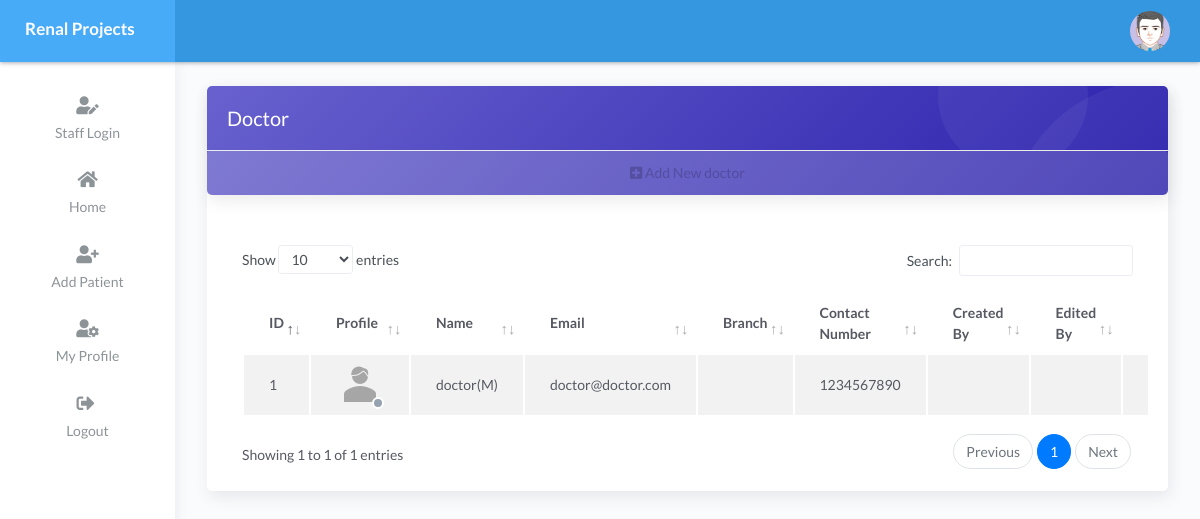
/user/doctor.php (signed in), run on the app's committed database.
### tables this page shows
CREATE TABLE `staff` (
  `name` text NOT NULL,
  `email` varchar(100) NOT NULL,
  `password` varchar(100) NOT NULL,
  `mono` bigint(30) NOT NULL,
  `id` int(11) NOT NULL,
  `createdby` text NOT NULL,
  `editedby` text NOT NULL,
  `image` varchar(1000) NOT NULL DEFAULT 'avatar.png',
  `gender` text NOT NULL,
  `status` text NOT NULL,
  `noe` int(11) NOT NULL,
  `branch` text NOT NULL
);

CREATE TABLE `doctor` (
  `id` bigint(255) NOT NULL,
  `name` text NOT NULL,
  `email` varchar(1000) NOT NULL,
  `password` varchar(1000) NOT NULL,
  `mono` bigint(255) NOT NULL,
  `gender` text NOT NULL,
  `image` longtext NOT NULL,
  `status` text NOT NULL,
  `createdby` text NOT NULL,
  `editedby` text NOT NULL,
  `branch` text NOT NULL
);

### user/doctor.php (the view, shortened to what this page needs)
<?php
include('header.php');
include('navbar.php');
if($role=='admin')
{
  $dsblan=($an=="YES")?" ":"disabled";
  $dsblea=($ea=="YES")?" ":"disabled";
  $dsblda=($an=="YES")?" ":"disabled";
}else{$dsblan=$dsblea=$dsblda="disabled";}
?>
<div class="page-inner ">
<div class="row ">
  <div class="col-md-12">
   <div class="card">
    <div class="card bg-secondary-gradient">
      <div class="card-header bubble-shadow">
        <h4 class="card-title" style="color: white">Doctor</h4>
      </div>
      <button <?php echo $dsblan;?> type="button" class="btn" data-toggle="modal" data-target="#addadminprofile">
       <i class="fa fa-plus-square"></i> Add New doctor
     </button>
   </div>
   <div class="card-body">
    <div class="table-responsive">
      <table id="basic-datatables" class="display table table-striped table-hover" >
        <thead>
          <tr>
            <th>ID</th>
            <th>Profile</th>
            <th>Name</th>
            <th>Email</th>
            <th>Branch</th>
            <th>Contact Number</th>
            <th>Created By</th>
            <th>Edited By</th>
            <th>EDIT</th>
          </tr>
        </thead>
        <tbody>
          <?php
          $query="SELECT * FROM doctor";
          $sql=mysqli_query($connection,$query);
          if (mysqli_num_rows($sql)>0) {
            while ($row=mysqli_fetch_assoc($sql)) {
              ?>
              <tr>
                <td><?php echo $row['id'];?> </td>
                <td>
                  <?php
                  if($row['status']=='on'){
                    echo "
                    <div class='avatar avatar-online'>
                    <img src='../image/".$row['image']."' width=70px;height=70px; class='avatar-img rounded-circle'>
                    </div>";
                  }
                  else
                  {
                    echo "
                    <div class='avatar avatar-offline'>
                    <img src='../image/".$row['image']."' width=70px;height=70px; class='avatar-img rounded-circle'>
                    </div>
                    ";
                  }
                  ?>
                </td>
                <td><?php echo $row['name']."(".$row['gender'].")";?> </td>
                <td><?php echo $row['email'];?> </td>
                <td><?php echo $row['branch'];?> </td>
                <td><?php echo $row['mono'];?> </td>
                <td><?php echo $row['createdby'];?></td>
                <td><?php echo $row['editedby'];?></td>
                <td>
                  </td>
                </tr>
              <?php         }
            }
            ?>
          </tbody>
        </table>
      </div>
    </div>
  </div>
</div>
</div>
</div>
</div>
</div>
</div>
<?php
include('script.php');
?>

### user/navbar.php (shortened to what this page needs)
<?php
include('security.php');
$role=$_SESSION['role'];
?>
<body>
	<div class="wrapper compact-wrapper">
		<div class="main-header">
			<?php
			$headcolor=($role=='admin')? "orange" :(($role=='staff')? "light-blue" : (($role=='doctor')? "purple":"white"));
			$headcolor2=($role=='admin')? "orange2" :(($role=='staff')? "light-blue2" : (($role=='doctor')? "purple2":"white"));
			?>
			<div class="logo-header" data-background-color='<?php echo $headcolor; ?>' >
				<a href="main.php"  class="logo">
					<b style="color: white">Renal Projects</b>
				</a>
			</div>
			<nav class="navbar navbar-header navbar-expand-lg" data-background-color='<?php echo $headcolor2; ?>'>
				<div class="container-fluid">
					<ul class="navbar-nav topbar-nav ml-md-auto align-items-center">
						<li class="nav-item dropdown hidden-caret">
							<?php
							$id=$_SESSION['id'];
							$query="SELECT * FROM $role WHERE id=$id";
							$sql=mysqli_query($connection,$query);
							if (mysqli_num_rows($sql)>0) {
								while ($row=mysqli_fetch_assoc($sql)) {
									?>
									<a class="dropdown-toggle profile-pic" data-toggle="dropdown" href="#" aria-expanded="false">
										<div class="avatar-sm">
											<?php echo "<img src='../image/".$row['image']."' class='avatar-img rounded-circle'/>";?>
										</div>
									</a>
								</li>
							</ul>
						</div>
					</nav>
				</div>
				<div class="sidebar sidebar-style-2 ">
					<div class="sidebar-wrapper scrollbar scrollbar-inner">
						<div class="sidebar-content">
							<ul class="nav nav-primary ">
								<li class="nav-item">
									<a data-toggle="collapse" href="#dashboard" class="collapsed" aria-expanded="false">
										<?php $rl=$_SESSION['role'];
										$ravtar=($rl=='admin')?"fas fa-user-edit":(($rl=='staff')?"fas fa-user-edit":(($rl=='doctor')?"fas fa-user-md":"fas fa-user")); ?>
										<i class='<?php echo($ravtar); ?>'></i>
										<p style="text-transform: capitalize;"><?php echo $_SESSION['role'].' Login';?></p>
									</a>
								</li>
								<li class="nav-item ">
									<a  href="main.php" >
										<i class="fas fa-home"></i>
										<p>Home</p>
									</a>
								</li>
								<?php if ($role=="staff") {?>
									<li class="nav-item">
										<a  href="patient.php">
											<i class="fas fa-user-plus"></i>
											<p>Add Patient</p>
										</a>
									</li>
								<?php } ?>
								<li class="nav-item">
									<a class="dropdown-item" href="profile.php">
										<i class="fas fa-user-cog"></i>
										<p>My Profile</p>
									</a>
								</li>
								<li class="nav-item">
									<a class="dropdown-item" href="#" data-toggle="modal" data-target="#logoutModal">
										<i class="fas fa-sign-out-alt fa-mx fa-fw mr-1 text-gray-800"></i>
										<p>Logout</p>
									</a>
								</li>
							</ul>
						</div>
					</div>
				</div>
			<?php
		}
	}?>
	<div class="main-panel">
		<div class="content">

### data on the page
staff: image (placeholder picture)
doctor: id "1", image (picture), name "doctor", gender "M", email "doctor@doctor.com", mono "1234567890"
